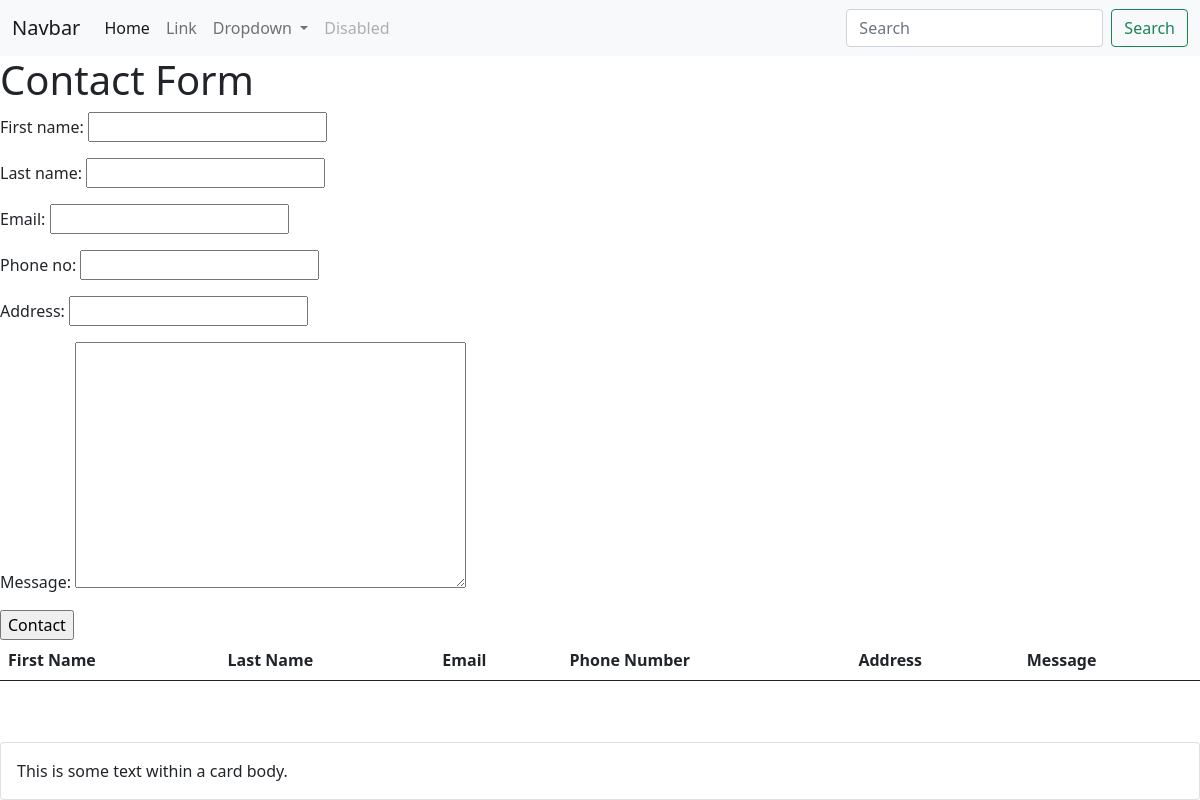
The app's page /secondapp/contact-us/, older data.
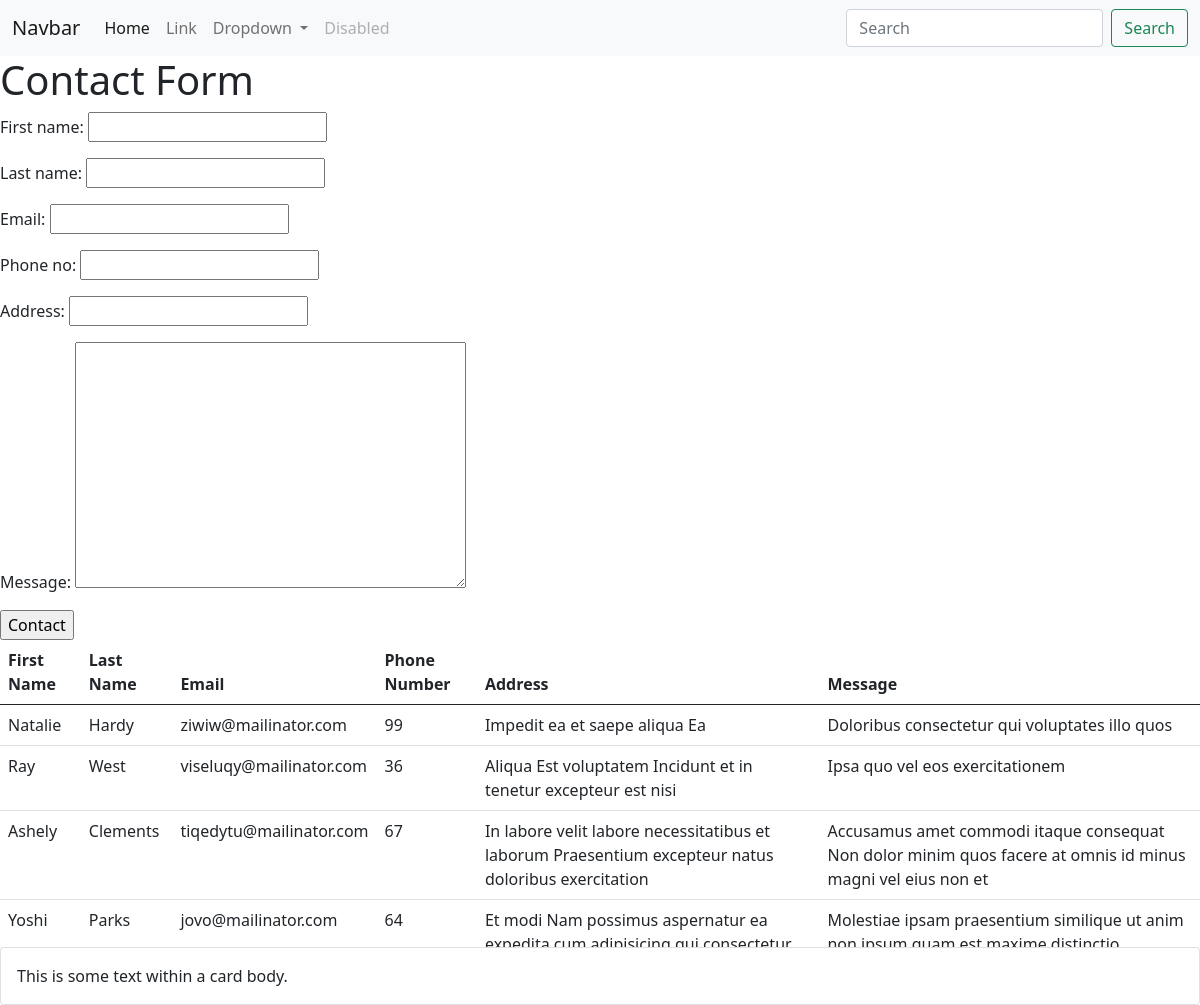
The same page, newer data.
### secondapp/models.py (models this page shows, shortened)
class Contact(models.Model):
    first_name = models.CharField(max_length=100, null=False, blank=False)
    last_name = models.CharField(max_length=100, null=False, blank=False)
    email = models.EmailField(max_length=25, null=False, unique=True)
    phone_no = models.IntegerField(max_length=12, null=False, blank=False)
    contact_date = models.DateTimeField(default=datetime.now())
    address = models.CharField(max_length=100, null = False, blank=False)
    message = models.TextField(max_length=250, null = False, blank=False)

### secondapp/views.py (the view, shortened to what this page needs)
# urls.py: path('contact-us/' , views.contact_form, name='contact')
def contact_form(request):
    cf = ContactForm()
    context = {
        "title": "Day 5 : Contact Form",
        "form": cf
    }
    data = Contact.objects.all() #fetch all data from contact
    context.setdefault("data", data)
    return render(request, "contact_form.html", context)

### secondapp/forms.py
class ContactForm(forms.ModelForm):
    class Meta:
        model = Contact
        fields = ("first_name", "last_name", "email", "phone_no", "address", "message")

### templates/contact_form.html (shortened to what this page needs)
{% extends 'base.html' %}
{%block content %}
<main>
    <section>
        <h1>Contact Form</h1>
        <form action="#" method="POST">
            {{ form.as_p }}
            <input type="submit" value="Contact">
        </form>
    </section>
    <section>
        <table class="table table-hover">
            <thead>
                <tr>
                    <th>First Name</th>
                    <th>Last Name</th>
                    <th>Email</th>
                    <th>Phone Number</th>
                    <th>Address</th>
                    <th>Message</th>
                </tr>
            </thead>
            <tbody>
               {% for val in data %}
               <tr>
                <td>{{val.first_name}}</td>
                <td>{{val.last_name}}</td>
                <td>{{val.email}}</td>
                <td>{{val.phone_no}}</td>
                <td>{{val.address}}</td>
                <td>{{val.message}}</td>
               </tr>
               {% endfor %}
            </tbody>
        </table>
    </section>
</main>
{% endblock %}

### templates/base.html (shortened to what this page needs)
{% load static %}
<!DOCTYPE html>
<html lang="en">
<head>
    <link rel="stylesheet" href="{% static 'assets/css/bootstrap.min.css' %}">
</head>
<body>
     <nav class="navbar navbar-expand-lg navbar-light bg-light">
  <div class="container-fluid">
    <a class="navbar-brand" href="#">Navbar</a>
    <div class="collapse navbar-collapse" id="navbarSupportedContent">
      <ul class="navbar-nav me-auto mb-2 mb-lg-0">
        <li class="nav-item">
          <a class="nav-link active" aria-current="page" href="#">Home</a>
        </li>
        <li class="nav-item">
          <a class="nav-link" href="#">Link</a>
        </li>
        <li class="nav-item dropdown">
          <a class="nav-link dropdown-toggle" href="#" id="navbarDropdown" role="button" data-bs-toggle="dropdown" aria-expanded="false">
            Dropdown
          </a>
        </li>
        <li class="nav-item">
          <a class="nav-link disabled" href="#" tabindex="-1" aria-disabled="true">Disabled</a>
        </li>
      </ul>
      <form class="d-flex">
        <input class="form-control me-2" type="search" placeholder="Search" aria-label="Search">
        <button class="btn btn-outline-success" type="submit">Search</button>
      </form>
    </div>
  </div>
</nav>
    {% block content %} {% endblock %}
     <div class="card fixed-bottom">
  <div class="card-body">
    This is some text within a card body.
  </div>
</div>
</body>
</html>

Row changes from the older to the newer data that the page shows:
added Contact: first_name "Natalie", last_name "Hardy", email "ziwiw@mailinator.com", phone_no "99", address "Impedit ea et saepe aliqua Ea", message "Doloribus consectetur qui voluptates illo quos"
added Contact: first_name "Ray", last_name "West", email "viseluqy@mailinator.com", phone_no "36", address "Aliqua Est voluptatem Incidunt et in tenetur excepteur est nisi", message "Ipsa quo vel eos exercitationem"
added Contact: first_name "Ashely", last_name "Clements", email "tiqedytu@mailinator.com", phone_no "67", address "In labore velit labore necessitatibus et laborum Praesentium excepteur natus doloribus exercitation", message "Accusamus amet commodi itaque consequat Non dolor minim quos facere at omnis id minus magni vel eius non et"
added Contact: first_name "Yoshi", last_name "Parks", email "jovo@mailinator.com", phone_no "64", address "Et modi Nam possimus aspernatur ea expedita cum adipisicing qui consectetur…", message "Molestiae ipsam praesentium similique ut anim non ipsum quam est maxime distinctio"
